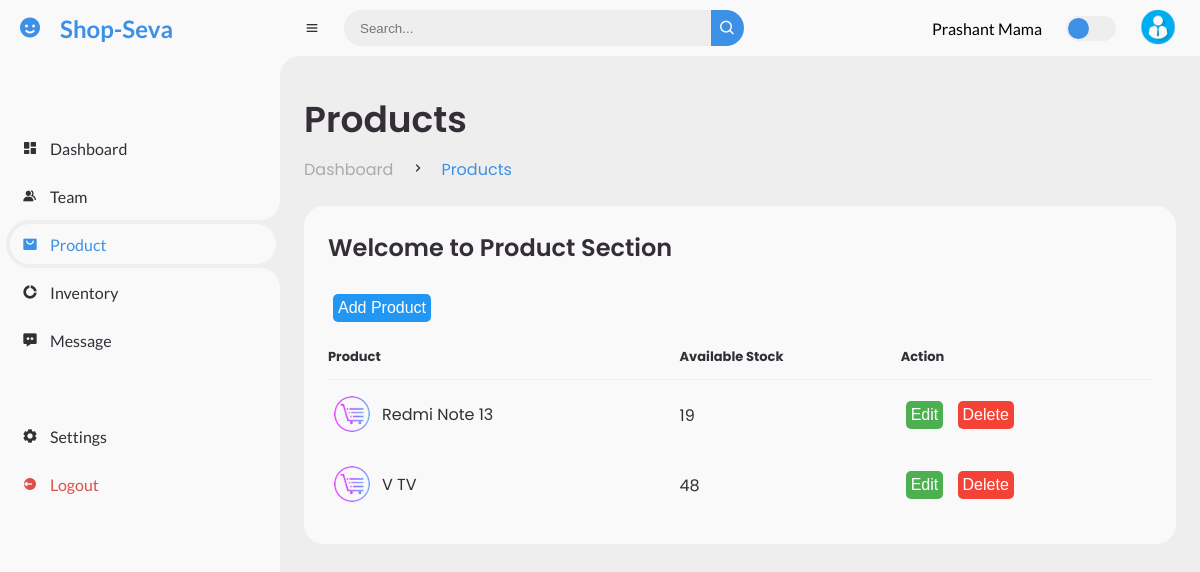
/AdminDashboard/products.php (signed in), run on the app's committed database.
### tables this page shows
CREATE TABLE `products` (
  `id` int(11) NOT NULL,
  `name` varchar(100) DEFAULT NULL,
  `sku` varchar(50) DEFAULT NULL,
  `price` decimal(10,2) DEFAULT NULL,
  `stock` int(11) DEFAULT NULL,
  `low_stock_alert` int(11) DEFAULT 10,
  `tax_rate` decimal(5,2) DEFAULT NULL,
  `created_at` timestamp NOT NULL DEFAULT current_timestamp(),
  `description` text NOT NULL
);

### AdminDashboard/products.php (the view, shortened to what this page needs)
<?php
$user_name = $_SESSION['user']['name'];
require_once 'db.php';
$sql = "SELECT p.id, p.name, p.stock,
               (SELECT SUM(pi.quantity) FROM purchase_items pi WHERE pi.product_id = p.id) AS initial_stock
        FROM products p";
$result = $conn->query($sql);
?>
<!DOCTYPE html>
<html lang="en">
<head>
    <link href='https://unpkg.com/boxicons@2.0.9/css/boxicons.min.css' rel='stylesheet'>
    <link rel="stylesheet" href="style.css">
</head>
<body>
    <section id="sidebar">
        <a href="#" class="brand">
            <i class='bx bxs-smile'></i>
            <span class="text">Shop-Seva</span>
        </a>
        <ul class="side-menu top">
            <li>
                <a href="admin_dashboard.php">
                    <i class='bx bxs-dashboard'></i>
                    <span class="text">Dashboard</span>
                </a>
            </li>
            <li>
                <a href="#">
                    <i class='bx bxs-group'></i>
                    <span class="text">Team</span>
                </a>
            </li>
            <li class="active">
                <a href="products.php">
                    <i class='bx bxs-shopping-bag-alt'></i>
                    <span class="text">Product</span>
                </a>
            </li>
            <li>
                <a href="inventory.php">
                    <i class='bx bxs-doughnut-chart'></i>
                    <span class="text">Inventory</span>
                </a>
            </li>
            <li>
                <a href="#">
                    <i class='bx bxs-message-dots'></i>
                    <span class="text">Message</span>
                </a>
            </li>
        </ul>
        <ul class="side-menu">
            <li>
                <a href="#">
                    <i class='bx bxs-cog'></i>
                    <span class="text">Settings</span>
                </a>
            </li>
            <li>
                <a href="../logout.php" class="logout">
                    <i class='bx bxs-log-out-circle'></i>
                    <span class="text">Logout</span>
                </a>
            </li>
        </ul>
    </section>
    <section id="content">
        <nav>
            <i class='bx bx-menu'></i>
            <form action="#">
                <div class="form-input">
                    <input type="search" placeholder="Search...">
                    <button type="submit" class="search-btn"><i class='bx bx-search'></i></button>
                </div>
            </form>
            <span class="text">
                <?php echo htmlspecialchars($user_name); ?>
            </span>
            <label for="switch-mode" class="switch-mode"></label>
            <a href="#" class="profile">
                <img src="img/profile.png">
            </a>
        </nav>
        <main>
            <div class="head-title">
                <div class="left">
                    <h1>Products</h1>
                    <ul class="breadcrumb">
                        <li>
                            <a href="admin_dashboard.php">Dashboard</a>
                        </li>
                        <li><i class='bx bx-chevron-right'></i></li>
                        <li>
                            <a class="active" href="#">Products</a>
                        </li>
                    </ul>
                </div>
            </div>
            <div class="table-data">
                <div class="order">
                    <div class="head">
                        <h3>Welcome to Product Section</h3>
                    </div>
                    <div class="add-product">
                        <a href="add_product.php" class="btn btn-add">
                            <button>Add Product</button>
                        </a>
                    </div>
                    <table>
                        <thead>
                            <tr>
                                <th>Product</th>
                                <th>Available Stock</th>
                                <th>Action</th>
                            </tr>
                        </thead>
                        <tbody>
                            <?php
                            if ($result->num_rows > 0) {
                                while ($row = $result->fetch_assoc()) {
                                    $is_low_stock = $row['initial_stock'] && $row['stock'] <= 0.1 * $row['initial_stock'];
                                    $row_class = $is_low_stock ? 'low-stock' : '';
                            ?>
                                    <tr class="<?php echo $row_class; ?>">
                                        <td>
                                            <img src="img/product.png" alt="Product">
                                            <p><?php echo htmlspecialchars($row['name']); ?></p>
                                        </td>
                                        <td><?php echo htmlspecialchars($row['stock']); ?><?php echo $is_low_stock ? ' (Low Stock Alert)' : ''; ?></td>
                                        <td>
                                            <a href="edit_product.php?id=<?php echo $row['id']; ?>" class="btn btn-edit">
                                                <button>Edit</button>
                                            </a>
                                            <a href="delete_product.php?id=<?php echo $row['id']; ?>" class="btn btn-delete" onclick="return confirm('Are you sure you want to delete this product?');">
                                                <button>Delete</button>
                                            </a>
                                        </td>
                                    </tr>
                            <?php
                                }
                            } else {
                                echo '<tr><td colspan="3">No products found.</td></tr>';
                            }
                            ?>
                        </tbody>
                    </table>
                </div>
            </div>
        </main>
    </section>
</body>
</html>

### AdminDashboard/products.php (style rules this page uses)
.btn button { padding: 5px 5px; font-size: 16px; border: none; border-radius: 5px; cursor: pointer; margin: 5px; transition: background-color 0.3s ease; }
.btn-edit button { background-color: #4CAF50; color: white; }
.btn-delete button { background-color: #f44336; color: white; }
.btn-add button { background-color: #2196F3; color: white; }
.add-product { margin-bottom: 20px; }

### data on the page
products: name "Redmi Note 13", stock "19"
products: name "V TV", stock "48"

### other printed values
$user_name "Prashant Mama"
